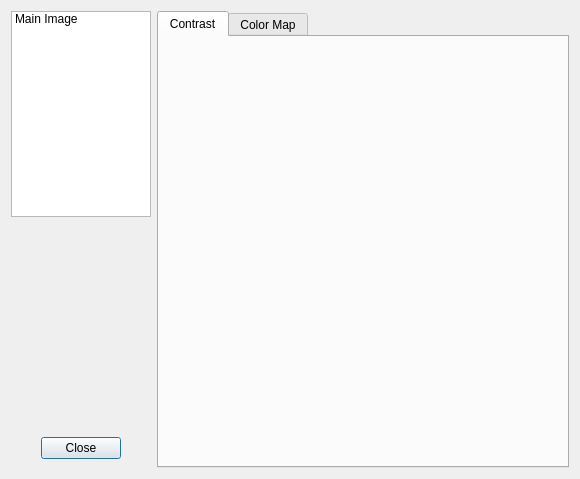
<?xml version="1.0" encoding="UTF-8"?>
<ui version="4.0">
 <class>LayerInspectorDialog</class>
 <widget class="QDialog" name="LayerInspectorDialog">
  <property name="geometry">
   <rect>
    <x>0</x>
    <y>0</y>
    <width>580</width>
    <height>479</height>
   </rect>
  </property>
  <property name="windowTitle">
   <string>Dialog</string>
  </property>
  <layout class="QHBoxLayout" name="horizontalLayout">
   <item>
    <widget class="QWidget" name="widget" native="true">
     <layout class="QVBoxLayout" name="verticalLayout">
      <property name="margin">
       <number>0</number>
      </property>
      <item>
       <widget class="QListWidget" name="listWidget">
        <property name="sizePolicy">
         <sizepolicy hsizetype="Fixed" vsizetype="Expanding">
          <horstretch>0</horstretch>
          <verstretch>0</verstretch>
         </sizepolicy>
        </property>
        <property name="maximumSize">
         <size>
          <width>140</width>
          <height>16777215</height>
         </size>
        </property>
        <item>
         <property name="text">
          <string>Main Image</string>
         </property>
        </item>
       </widget>
      </item>
      <item>
       <spacer name="verticalSpacer">
        <property name="orientation">
         <enum>Qt::Vertical</enum>
        </property>
        <property name="sizeHint" stdset="0">
         <size>
          <width>20</width>
          <height>40</height>
         </size>
        </property>
       </spacer>
      </item>
      <item>
       <widget class="QWidget" name="widget_2" native="true">
        <layout class="QHBoxLayout" name="horizontalLayout_3">
         <item>
          <spacer name="horizontalSpacer">
           <property name="orientation">
            <enum>Qt::Horizontal</enum>
           </property>
           <property name="sizeHint" stdset="0">
            <size>
             <width>0</width>
             <height>20</height>
            </size>
           </property>
          </spacer>
         </item>
         <item>
          <widget class="QPushButton" name="pushButton">
           <property name="text">
            <string>Close</string>
           </property>
          </widget>
         </item>
         <item>
          <spacer name="horizontalSpacer_2">
           <property name="orientation">
            <enum>Qt::Horizontal</enum>
           </property>
           <property name="sizeHint" stdset="0">
            <size>
             <width>0</width>
             <height>20</height>
            </size>
           </property>
          </spacer>
         </item>
        </layout>
       </widget>
      </item>
     </layout>
    </widget>
   </item>
   <item>
    <widget class="QTabWidget" name="tabWidget">
     <property name="sizePolicy">
      <sizepolicy hsizetype="Expanding" vsizetype="Expanding">
       <horstretch>1</horstretch>
       <verstretch>0</verstretch>
      </sizepolicy>
     </property>
     <property name="currentIndex">
      <number>0</number>
     </property>
     <widget class="ContrastInspector" name="cmpInspector">
      <property name="sizePolicy">
       <sizepolicy hsizetype="Preferred" vsizetype="Preferred">
        <horstretch>1</horstretch>
        <verstretch>0</verstretch>
       </sizepolicy>
      </property>
      <attribute name="title">
       <string>Contrast</string>
      </attribute>
     </widget>
     <widget class="QWidget" name="tab_2">
      <property name="sizePolicy">
       <sizepolicy hsizetype="Preferred" vsizetype="Preferred">
        <horstretch>1</horstretch>
        <verstretch>0</verstretch>
       </sizepolicy>
      </property>
      <attribute name="title">
       <string>Color Map</string>
      </attribute>
     </widget>
    </widget>
   </item>
  </layout>
 </widget>
 <customwidgets>
  <customwidget>
   <class>ContrastInspector</class>
   <extends>QWidget</extends>
   <header>ContrastInspector.h</header>
   <container>1</container>
  </customwidget>
 </customwidgets>
 <resources/>
 <connections>
  <connection>
   <sender>pushButton</sender>
   <signal>clicked()</signal>
   <receiver>LayerInspectorDialog</receiver>
   <slot>close()</slot>
   <hints>
    <hint type="sourcelabel">
     <x>80</x>
     <y>402</y>
    </hint>
    <hint type="destinationlabel">
     <x>161</x>
     <y>353</y>
    </hint>
   </hints>
  </connection>
 </connections>
</ui>
